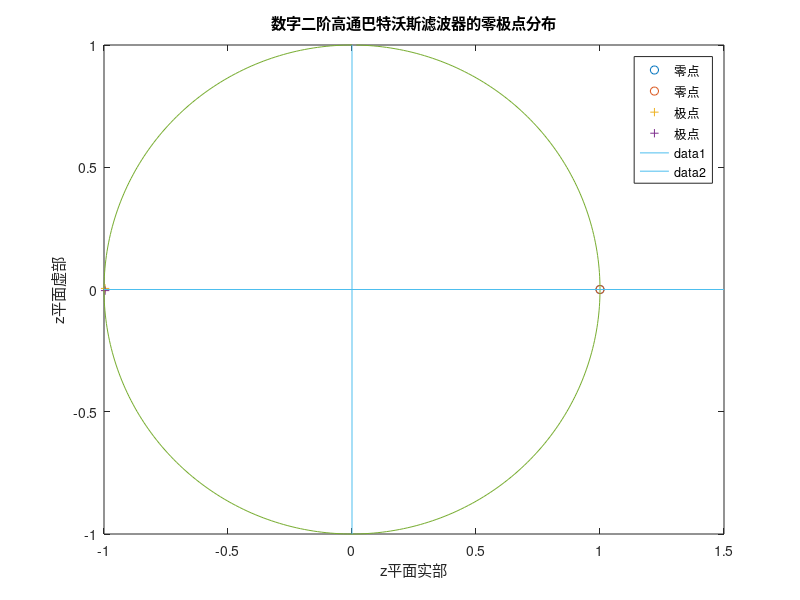

Here is the MATLAB script that generated this plot: (Note: this script raises an error after producing the figure.)
%M02_10_anal2digi_butter.m
clearvars
fs=100  %采样率
k=1       %增益
f0=1 %截止频率
%二阶高通巴特沃斯滤波器
%s^2/(s^2+root(2)*omega0*s+omega0^2
omega0=2*pi*f0
r2=sqrt(2)
%传递函数有理分式分子（参见式（2.61）
b(1)=1
b(2)=0
b(3)=0
%传递函数分母
a(1)=1
a(2)=r2*omega0
a(3)=omega0^2
%零点和极点
ze(1)=0
ze(2)=0
po(1)=-r2*omega0*(1+1i)/2
po(2)=-r2*omega0*(1-1i)/2
po0=roots(b)
ze0=roots(a)
num_ze=2
num_po=2
[mn,nn] = size(ze)
%双线性变换，使用零极点
[zd,pd,kd]=bilinear(ze',po',k,fs)
num_zd=length(zd)
num_pd=length(pd)
figure(1)
for i=1:num_zd
plot(real(zd(i)),imag(zd(i)),'o');hold on
end
for i=1:num_pd
    plot(real(pd(i)),imag(pd(i)),'+');hold on
end
for i=1:360
    x(i)=sin(i*pi/180);
    y(i)=cos(i*pi/180);
end
plot(x,y);
title('数字二阶高通巴特沃斯滤波器的零极点分布')
xlabel('z平面实部')
ylabel('z平面虚部')
legend('零点','零点','极点','极点')
line([-1,1.5],[0,0])
line([0,0],[-1,1])


%双线性变换，使用有理分式的分子b和分母a
[bz,az]=bilinear(b,a,fs)
zd0=roots(bz)
pd0=roots(az)
[h0,w0]=freqz(bz,az,fs);  
%脉冲响应不变法
bb=b
aa=a
[bz1,az1]=impinvar(b,a,fs)   %注意，脉冲响应不变法不适于高通和带阻滤波器
[h2,w2]=freqz(bz1,az1,fs);
%
%求数字滤波器的零极点
bzlen=length(bz1)
azlen=length(az1)
zd1=roots(bz1)
pd1=roots(az1)
figure(2)
zplane(bz,az)   %双线性
figure(3)
zplane(zd1',pd1')
zd0'
pd0'
figure(4)
[h00,w00]=freqs(b,a);  %模拟滤波器
loglog(w00/(2*pi),abs(h00));hold on
loglog(w0*fs/(2*pi),abs(h0),'g');hold on  %双线性变换
loglog(w2*fs/(2*pi),abs(h2),'r'); %脉冲响应不变


legend('模拟滤波器','双线性变换','脉冲响应不变')
%直接计算双线性变换得到的极点
num=(1+po(1)/(2*fs))
den=(1-po(1)/(2*fs))
pd1=num/den
%低通滤波器
%omega0^2/(s^2+root(2)*omega0*s-omega0^2
omega0=2*pi*f0
r2=sqrt(2)
%传递函数有理分式分子（参见式（2.61）
%零个零点
%传递函数分母
p(1)=-4.4429+4.4429i
p(2)=-4.4429-4.4429i

[b,a]=zp2tf([],p,-omega0^2)
[h4,w4]=freqs(b,a);
figure(5)
loglog(w4/(2*pi),abs(h4),'r')
N=2 
fc=1
Wc=fc*2*pi
[z,p,k]=butter(N,Wc,'s')
[b,a]=zp2tf(z,p,k)
[h,w]=freqs(b,a);
loglog(w/(2*pi),abs(h))
%变成数字滤波器
k=1
[bd_bi,ad_bi]=bilinear(b,a,fs);
[bd_im,ad_im]=impinvar(b,a,fs);
[h_bi,w_bi]=freqz(bd_bi,ad_bi,fs);
[h_im,w_im]=freqz(bd_im,ad_im,fs);
figure(6)
loglog(w_bi*fs/(2*pi),abs(h_bi),'r');hold on
loglog(w_im*fs/(2*pi),abs(h_im));hold on
loglog(w/(2*pi),abs(h),'g')
legend('双线性变换','脉冲响应不变','模拟滤波器')
xlabel('频率/Hz')
ylabel('归一化振幅')
title('低通滤波器振幅响应，截止频率 = 1Hz')
%有限差分近似
r2=sqrt(2)
f0=1
fs=100
omega0=2*pi*f0
%模拟传递函数有理分式分子（参见式（2.61）
b(1)=1
b(2)=0
b(3)=0
%传递函数分母
a(1)=1
a(2)=r2*omega0
a(3)=omega0^2
k=fs^2+r2*omega0*fs+omega0^2
b1(1)=1/k;
b1(2)=-2/k;
b1(3)=1/k;

a1(1)=1;
a1(2)=-(2*(fs^2)+r2*omega0*fs)/k;
a1(3)=fs^2/k;
aa=a1
bb=b1
num=200
[h_de,w_de]=freqz(b1,a1,num);
%归一化
f_de=w_de*fs/(2*pi)
df=fs/(2*num)
n_f=f0/df+1
f_n=f_de(n_f)
norm=abs(h_de(n_f))/0.707
figure(7)
[h00,w00]=freqs(b,a);  %模拟滤波器
loglog(w00/(2*pi),abs(h00),'-y');hold on
loglog(w_de*fs/(2*pi),abs(h_de)/norm);hold on
f0=10
fs=100
omega0=2*pi*f0
%传递函数有理分式分子（参见式（2.61）
b(1)=1
b(2)=0
b(3)=0
%传递函数分母
a(1)=1
a(2)=r2*omega0
a(3)=omega0^2
%------------------------------有限差分近似
k=fs^2+r2*omega0*fs+omega0^2
b1(1)=1/k;
b1(2)=-2/k;
b1(3)=1/k;
r2=sqrt(2)

a1(1)=1;
a1(2)=-(2*(fs^2)+r2*omega0*fs)/k;
a1(3)=fs^2/k;
aa=a1
bb=b1
[h_de,w_de]=freqz(b1,a1,num);
%归一化
f_de=w_de*fs/(2*pi)
df=fs/(2*num)
n_f=f0/df+1
f_n=f_de(n_f)
norm=abs(h_de(n_f))/0.707
figure(7)
[h00,w00]=freqs(b,a);  %模拟滤波器
loglog(w00/(2*pi),abs(h00),'-g');hold on
loglog(w_de*fs/(2*pi),abs(h_de)/norm,'r')
legend('模拟，fc=1Hz','数字，fc=1Hz','模拟，fc=10Hz','数字，fc=10Hz')


